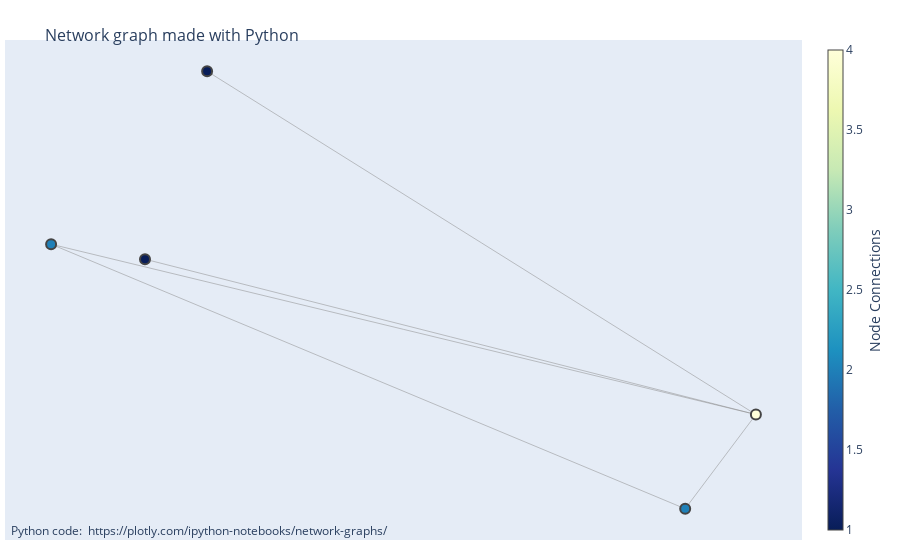

Notebook cell for this chart:
### Markdown cell above
Plot graph

### Code cell
if len(nx.get_node_attributes(g, "pos",)) == 0:
    pos = {i: (random.gauss(_X_MIN, _X_MAX), random.gauss(_Y_MIN, _Y_MAX)) for i in g.nodes}
    nx.set_node_attributes(g, pos, "pos")

edge_x = []
edge_y = []
for edge in g.edges():
    x0, y0 = g.nodes[edge[0]]['pos']
    x1, y1 = g.nodes[edge[1]]['pos']
    edge_x.append(x0)
    edge_x.append(x1)
    edge_x.append(None)
    edge_y.append(y0)
    edge_y.append(y1)
    edge_y.append(None)

edge_trace = go.Scatter(
    x=edge_x, y=edge_y,
    line=dict(width=0.5, color='#888'),
    hoverinfo='none',
    mode='lines')

node_x = []
node_y = []
for node in g.nodes():
    x, y = g.nodes[node]['pos']
    node_x.append(x)
    node_y.append(y)

node_trace = go.Scatter(
    x=node_x, y=node_y,
    mode='markers',
    hoverinfo='text',
    marker=dict(
        showscale=True,
        # colorscale options
        #'Greys' | 'YlGnBu' | 'Greens' | 'YlOrRd' | 'Bluered' | 'RdBu' |
        #'Reds' | 'Blues' | 'Picnic' | 'Rainbow' | 'Portland' | 'Jet' |
        #'Hot' | 'Blackbody' | 'Earth' | 'Electric' | 'Viridis' |
        colorscale='YlGnBu',
        reversescale=True,
        color=[],
        size=10,
        colorbar=dict(
            thickness=15,
            title='Node Connections',
            xanchor='left',
            titleside='right'
        ),
        line_width=2))

node_adjacencies = []
node_text = []
for node, adjacencies in enumerate(g.adjacency()):
    node_adjacencies.append(len(adjacencies[1]))
    node_text.append(f'node {node}, # of connections: ' + str(len(adjacencies[1])))

node_trace.marker.color = node_adjacencies
node_trace.text = node_text

# noinspection PyTypeChecker
fig = go.Figure(data=[edge_trace, node_trace],
                layout=go.Layout(
                    title='<br>Network graph made with Python',
                    titlefont_size=16,
                    showlegend=False,
                    hovermode='closest',
                    margin=dict(b=20,l=5,r=5,t=40),
                    annotations=[ dict(
                        text="Python code: <a href='https://plotly.com/ipython-notebooks/network-graphs/'> https://plotly.com/ipython-notebooks/network-graphs/</a>",
                        showarrow=False,
                        xref="paper", yref="paper",
                        x=0.005, y=-0.002 ) ],
                    xaxis=dict(showgrid=False, zeroline=False, showticklabels=False),
                    yaxis=dict(showgrid=False, zeroline=False, showticklabels=False))
                )
fig.show()

### Figure 1 — Plotly figure (JSON) as saved in the notebook; plotly's stock layout.template omitted (floating-point values rounded to 4 significant figures)
{"data": [{"hoverinfo": "none", "line": {"color": "#888", "width": 0.5}, "mode": "lines", "x": [2.314, 3.112, null, 2.314, 3.201, null, 3.112, 3.201, null, 3.201, 2.51, null, 3.201, 2.432, null], "y": [0.9417, -1.706, null, 0.9417, -0.763, null, -1.706, -0.763, null, -0.763, 2.673, null, -0.763, 0.7915, null], "type": "scatter"}, {"hoverinfo": "text", "marker": {"color": [2, 2, 4, 1, 1], "colorbar": {"thickness": 15, "title": {"side": "right", "text": "Node Connections"}, "xanchor": "left"}, "colorscale": [[0.0, "rgb(255,255,217)"], [0.125, "rgb(237,248,177)"], [0.25, "rgb(199,233,180)"], [0.375, "rgb(127,205,187)"], [0.5, "rgb(65,182,196)"], [0.625, "rgb(29,145,192)"], [0.75, "rgb(34,94,168)"], [0.875, "rgb(37,52,148)"], [1.0, "rgb(8,29,88)"]], "line": {"width": 2}, "reversescale": true, "showscale": true, "size": 10}, "mode": "markers", "text": ["node 0, # of connections: 2", "node 1, # of connections: 2", "node 2, # of connections: 4", "node 3, # of connections: 1", "node 4, # of connections: 1"], "x": [2.314, 3.112, 3.201, 2.51, 2.432], "y": [0.9417, -1.706, -0.763, 2.673, 0.7915], "type": "scatter"}], "layout": {"annotations": [{"showarrow": false, "text": "Python code: <a href='https://plotly.com/ipython-notebooks/network-graphs/'> https://plotly.com/ipython-notebooks/network-graphs/</a>", "x": 0.005, "xref": "paper", "y": -0.002, "yref": "paper"}], "hovermode": "closest", "margin": {"b": 20, "l": 5, "r": 5, "t": 40}, "showlegend": false, "title": {"font": {"size": 16}, "text": "<br>Network graph made with Python"}, "xaxis": {"showgrid": false, "showticklabels": false, "zeroline": false}, "yaxis": {"showgrid": false, "showticklabels": false, "zeroline": false}}}
